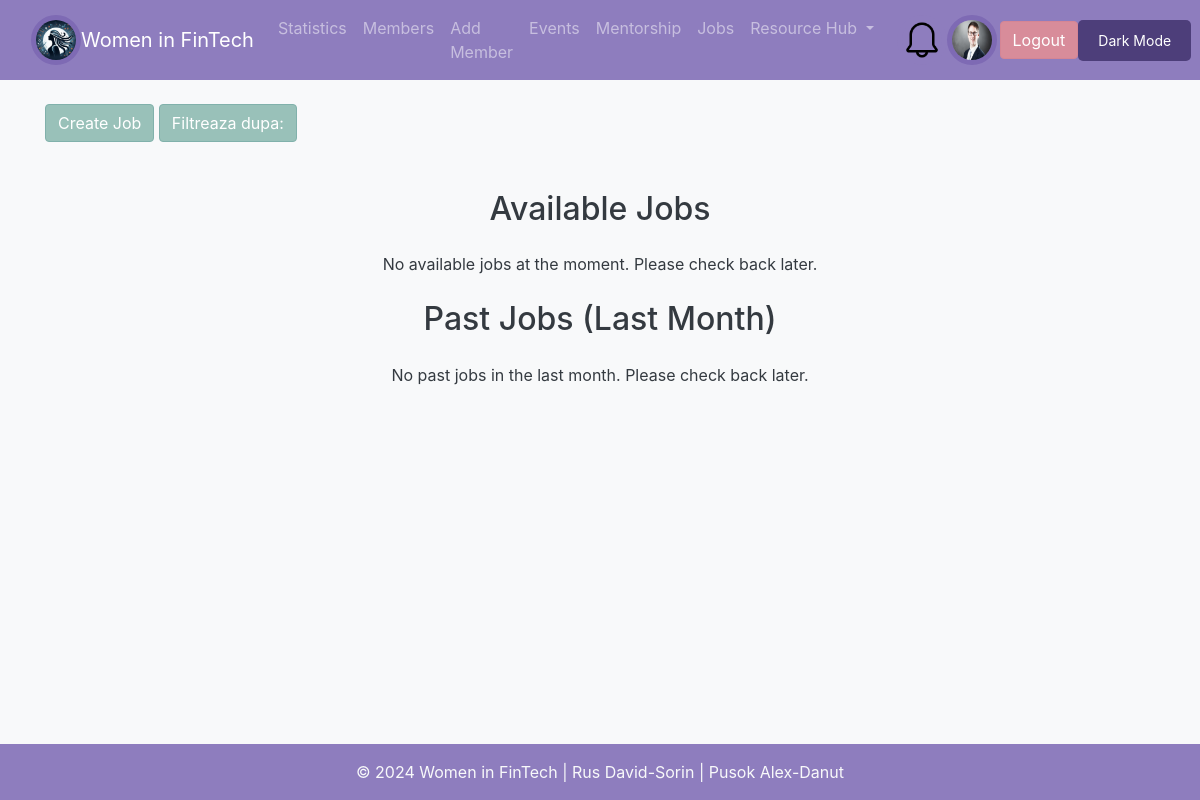
/jobs.php (signed in), run on an earlier commit of the app's database.
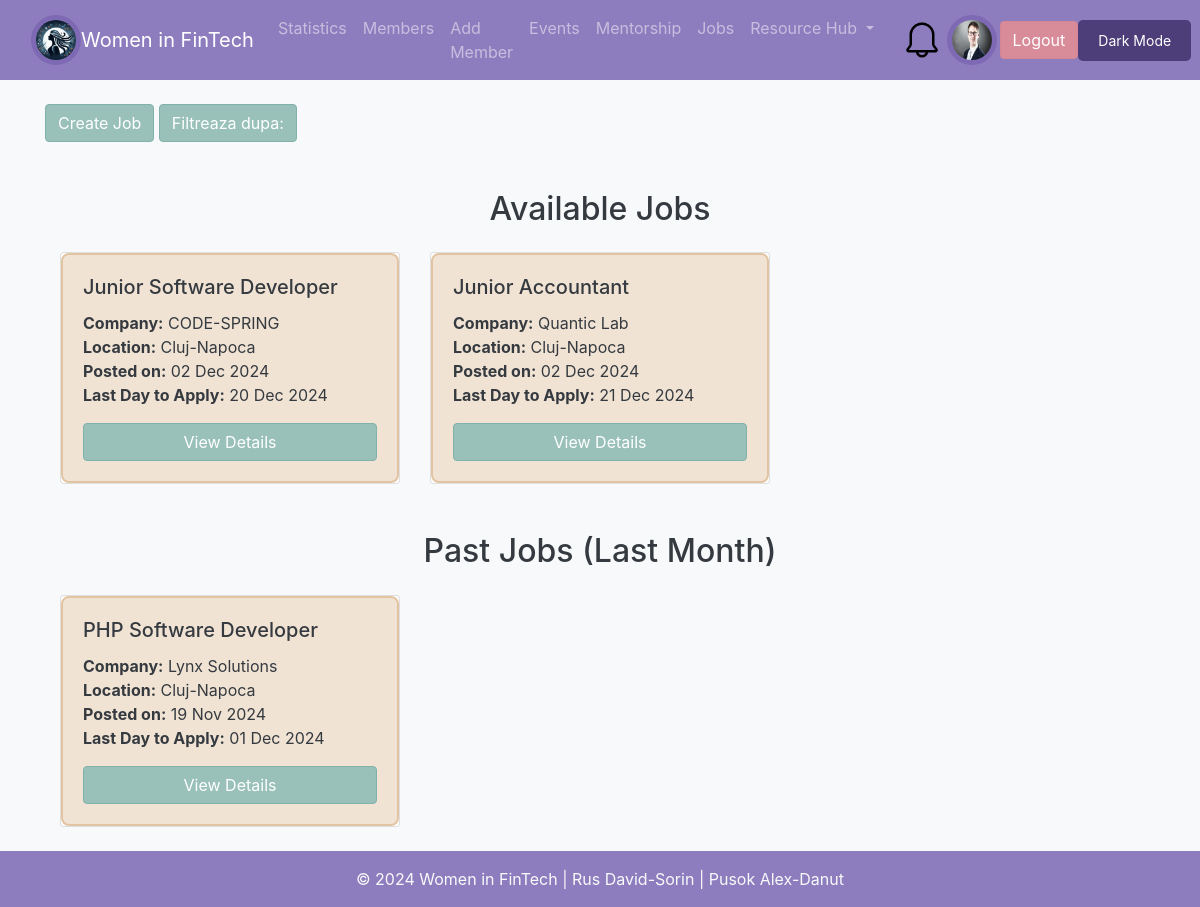
And on a later commit of the database.
### tables this page shows
CREATE TABLE `members` (
  `id` int(11) NOT NULL,
  `first_name` varchar(50) NOT NULL,
  `last_name` varchar(50) NOT NULL,
  `email` varchar(100) NOT NULL,
  `profession` varchar(100) DEFAULT '-',
  `company` varchar(100) DEFAULT '-',
  `expertise` text DEFAULT NULL,
  `linkedin_profile` varchar(255) DEFAULT NULL,
  `pfp` varchar(500) NOT NULL DEFAULT 'resources/default_profile_pic.jpg',
  `status` enum('admin','member','mentor') DEFAULT 'member',
  `created_at` timestamp NOT NULL DEFAULT current_timestamp(),
  `password` varchar(200) NOT NULL DEFAULT 'parola'
);

CREATE TABLE `jobs` (
  `job_id` int(11) NOT NULL,
  `title` varchar(100) NOT NULL,
  `description` text NOT NULL,
  `company` varchar(100) NOT NULL,
  `location` varchar(100) NOT NULL,
  `skills` text NOT NULL,
  `max_applicants` decimal(3,0) NOT NULL,
  `app_limit` date NOT NULL,
  `created_at` date NOT NULL DEFAULT current_timestamp()
);

### jobs.php (the view, shortened to what this page needs)
<?php
include_once "includes/header.php";
$database = new Database();
$db = $database->getConnection();
$query_upcoming_jobs = "SELECT job_id, title, company, location, app_limit, created_at FROM jobs WHERE app_limit >= NOW()";
$query_past_jobs = "SELECT job_id, title, company, location, app_limit, created_at FROM jobs WHERE app_limit < NOW() AND app_limit >= DATE_SUB(NOW(), INTERVAL 1 MONTH)";
$filterQuery = '';
$params = [];
$stmt_upcoming = $db->prepare($query_upcoming_jobs . $filterQuery);
$stmt_upcoming->execute($params);
$jobs_upcoming = $stmt_upcoming->fetchAll(PDO::FETCH_ASSOC);
$stmt_past = $db->prepare($query_past_jobs . $filterQuery);
$stmt_past->execute($params);
$jobs_past = $stmt_past->fetchAll(PDO::FETCH_ASSOC);
?>
<?php if ($_SESSION['user']['status'] === 'admin'): ?>
    <a href="create_job.php" class="btn btn-primary">Create Job</a>
<?php endif; ?>
<button class="btn btn-primary" onclick="toggleFilterSection()">Filtreaza dupa:</button>
<br/>
<br/>
<div class="container mt-4">
    <h2 class="text-center mb-4">Available Jobs</h2>
    <?php if (!empty($jobs_upcoming)): ?>
        <div class="row">
            <?php foreach ($jobs_upcoming as $job): ?>
                <div class="col-md-4 mb-4">
                    <div class="card h-100 d-flex flex-column">
                        <div class="card-body d-flex flex-column">
                            <h5 class="card-title"><?php echo htmlspecialchars($job['title']); ?></h5>
                            <p class="card-text">
                                <strong>Company:</strong> <?php echo htmlspecialchars($job['company']); ?><br>
                                <strong>Location:</strong> <?php echo htmlspecialchars($job['location']); ?><br>
                                <strong>Posted on:</strong> <?php echo date('d M Y', strtotime($job['created_at'])); ?><br>
                                <strong>Last Day to Apply:</strong> <?php echo date('d M Y', strtotime($job['app_limit'])); ?><br>
                            </p>
                            <div class="mt-auto">
                                <a href="job_details.php?job_id=<?php echo $job['job_id']; ?>" class="btn btn-primary btn-block">View Details</a>
                            </div>
                        </div>
                    </div>
                </div>
            <?php endforeach; ?>
        </div>
    <?php else: ?>
        <p class="text-center">No available jobs at the moment. Please check back later.</p>
    <?php endif; ?>
</div>
<div class="container mt-4">
    <h2 class="text-center mb-4">Past Jobs (Last Month)</h2>
    <?php if (!empty($jobs_past)): ?>
        <div class="row">
            <?php foreach ($jobs_past as $job): ?>
                <div class="col-md-4 mb-4">
                    <div class="card h-100 d-flex flex-column">
                        <div class="card-body d-flex flex-column">
                            <h5 class="card-title"><?php echo htmlspecialchars($job['title']); ?></h5>
                            <p class="card-text">
                                <strong>Company:</strong> <?php echo htmlspecialchars($job['company']); ?><br>
                                <strong>Location:</strong> <?php echo htmlspecialchars($job['location']); ?><br>
                                <strong>Posted on:</strong> <?php echo date('d M Y', strtotime($job['created_at'])); ?><br>
                                <strong>Last Day to Apply:</strong> <?php echo date('d M Y', strtotime($job['app_limit'])); ?><br>
                            </p>
                            <div class="mt-auto">
                                <a href="job_details.php?job_id=<?php echo $job['job_id']; ?>" class="btn btn-primary btn-block">View Details</a>
                            </div>
                        </div>
                    </div>
                </div>
            <?php endforeach; ?>
        </div>
    <?php else: ?>
        <p class="text-center">No past jobs in the last month. Please check back later.</p>
    <?php endif; ?>
</div>
<?php
include_once "includes/footer.php";
?>

### includes/header.php (shortened to what this page needs)
<?php
$database = new Database();
$db = $database->getConnection();
if(isset($_SESSION['user'])){
    $userId = $_SESSION['user']['id'];
    $query = "SELECT pfp FROM members WHERE id = :id";
    $stmt = $db->prepare($query);
    $stmt->bindParam(':id', $userId, PDO::PARAM_INT);
    $stmt->execute();
    $user = $stmt->fetch(PDO::FETCH_ASSOC);
$profilePic = $user['pfp'] ?? 'resources/default_profile_pic.jpg';
} else {
    $profilePic = 'resources/default_profile_pic.jpg';
}
?>
<!DOCTYPE html>
<html lang="ro">
<head>
    <link rel="stylesheet"
          href="https://stackpath.bootstrapcdn.com/bootstrap/4.5.2/css/bootstrap.min.css">
    <link rel="stylesheet" href="css/custom.css">
</head>
<body class="bg-light">
<nav class="navbar navbar-expand-lg navbar-dark bg-primary">
    <div class="container">
        <img class="logo" src="logo.png" style="width: 50px; height: auto; border-radius: 50%; border: 5px solid #7E6AB4;">
        <a class="navbar-brand" href="<?php echo isset($_SESSION['user']) ? 'dashboard.php' : 'index.php'; ?>">Women in FinTech</a>
        <div class="collapse navbar-collapse" id="navbarNav">
            <ul class="navbar-nav">
                <?php if (isset($_SESSION['user'])): ?>
                    <?php if ($_SESSION['user']['status'] === 'admin' || $_SESSION['user']['status'] === 'mentor'): ?>
                        <li class="nav-item">
                            <a class="nav-link" href="statistics.php">Statistics</a>
                        </li>
                    <?php endif; ?>
                    <?php if ($_SESSION['user']['status'] === 'admin'): ?>
                        <li class="nav-item">
                            <a class="nav-link" href="members.php">Members</a>
                        </li>
                        <li class="nav-item">
                            <a class="nav-link" href="add_member.php">Add Member</a>
                        </li>
                    <?php endif; ?>
                    <li class="nav-item">
                        <a class="nav-link" href="events.php">Events</a>
                    </li>
                    <li class="nav-item">
                        <a class="nav-link" href="mentorship.php">Mentorship</a>
                    </li>
                    <li class="nav-item">
                        <a class="nav-link" href="jobs.php">Jobs</a>
                    </li>
                    <li class="nav-item dropdown">
                        <a class="nav-link dropdown-toggle" href="#" id="resourceHubDropdown" role="button" data-toggle="dropdown" aria-haspopup="true" aria-expanded="false">
                            Resource Hub
                        </a>
                    </li>
                <?php endif; ?>
            </ul>
        </div>
    </div>
        <?php if (isset($_SESSION['user'])): ?>
        <div class="dropdown">
            <img class="pfp dropdown-toggle" id="notificationBell" data-toggle="dropdown" aria-haspopup="true" aria-expanded="false"
                 src="resources/bell.png" style="width: 50px; height: 50px; border-radius: 50%; border: 5px solid #8E7DBE; cursor: pointer;">
        </div>
        <?php endif; ?>
        <?php if (isset($_SESSION['user'])): ?>
        <a href="edit_profile.php" style="padding-right: 3px">
            <img class="pfp" src="<?php echo htmlspecialchars($profilePic); ?>" style="width: 50px; height: 50px; border-radius: 50%; border: 5px solid #7E6AB4;">
        </a>
        <?php endif; ?>
        <div class="ml-auto">
            <?php if (isset($_SESSION['user'])): ?>
                <a href="logout.php" class="btn btn-danger">Logout</a>
            <?php else: ?>
                <a href="login.php" class="btn btn-success">Login</a>
            <?php endif; ?>
    </div>
    <div class="ml-auto">
        <input onclick="darkMode()" id="darkButton" class="btn btn-primary" type="button" value="Dark Mode">
    </div>
</nav>
<div class="container mt-4">

### includes/footer.php (shortened to what this page needs)
</div>
<footer class="footer mt-auto py-3 bg-primary">
    <div class="text-center">
        <span class="text-light">© 2024 Women in FinTech | Rus David-Sorin | Pusok Alex-Danut</span>
    </div>
</footer>
</body>
</html>

### css/custom.css (style rules this page uses)
body { min-height: 100vh; display: flex; flex-direction: column; }
.footer { margin-top: auto; }
.card-body { background-color: #e9ecef; }
.logo { border-radius: 50%; }
#darkButton { float: right; background-color: #4d3e7a; color: white; border: none; padding: 10px 20px; border-radius: 5px; cursor: pointer; font-size: 14px; }
.bg-primary { background-color: #8E7DBE !important; }
.btn-primary { background-color: #99c1b9; border-color : #81B1AB; }
.btn-danger { background-color: #d88c9a; border-color: #d58594; }
.card-body { background-color: #f1e3d3; border: 2px solid #e2c4a2 !important; border-radius: 8px; }

What changed in the data, as far as the page shows it:
added jobs: title "Junior Software Developer", company "CODE-SPRING", location "Cluj-Napoca", created_at "02 Dec 2024", app_limit "20 Dec 2024", shown under "Available Jobs"
added jobs: title "Junior Accountant", company "Quantic Lab", location "Cluj-Napoca", created_at "02 Dec 2024", app_limit "21 Dec 2024", shown under "Available Jobs"
added jobs: title "PHP Software Developer", company "Lynx Solutions", location "Cluj-Napoca", created_at "19 Nov 2024", app_limit "01 Dec 2024", shown under "Past Jobs (Last Month)"
Also different on the page:
text no longer shown: "No available jobs at the moment. Please check back later. No past jobs in the last month. Please check back later."
